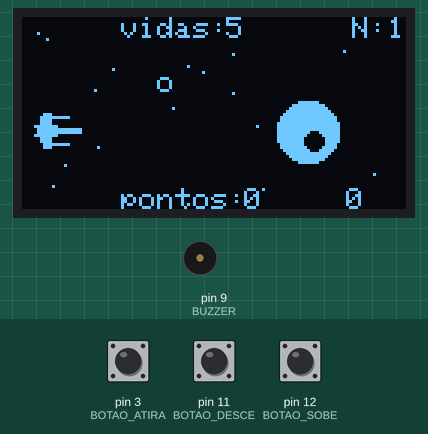
The sketch below on a simulated Arduino Uno, built with avr-gcc and run on an emulated ATmega328P. Parts: 128×64 one-colour display, buzzer (waves = sounding). The inputs (shaded band) are chosen by the test bench; at power-on: pin 3 (BOTAO_ATIRA) HIGH, pin 11 (BOTAO_DESCE) HIGH, pin 12 (BOTAO_SOBE) HIGH. The display library's start-up logo is not drawn; random numbers use the default seed unless the sketch sets one.

Above: at 6.6 s.
6.7 s: pin 3 (BOTAO_ATIRA) pulled LOW for 0.15 s
At 7.22 s:
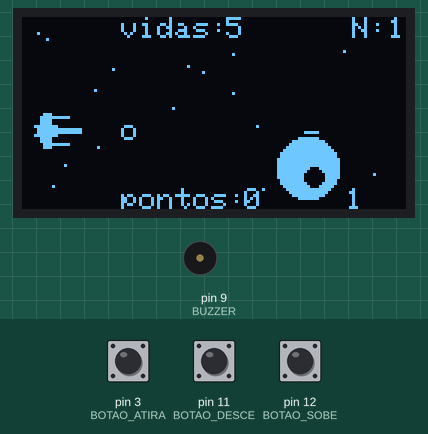
7.4 s: pin 11 (BOTAO_DESCE) pulled LOW for 0.15 s
At 7.84 s:
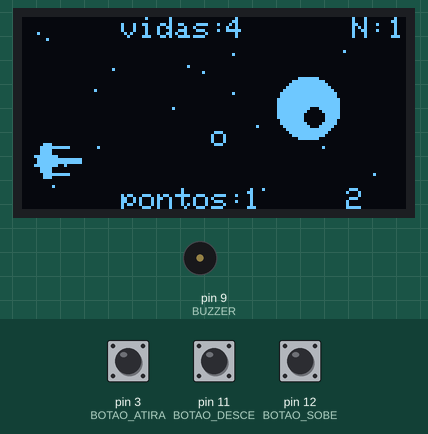
8.1 s: pin 12 (BOTAO_SOBE) pulled LOW for 0.15 s
At 8.45 s:
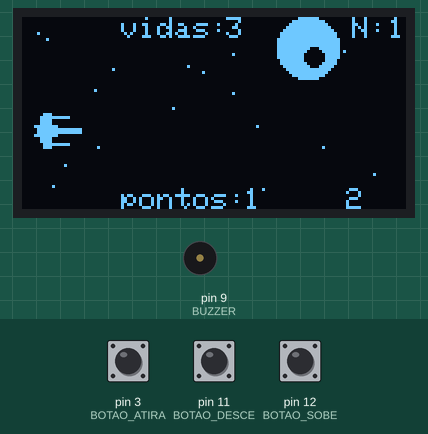
8.8 s: pin 3 (BOTAO_ATIRA) pulled LOW for 3.2 s
At 11.24 s:
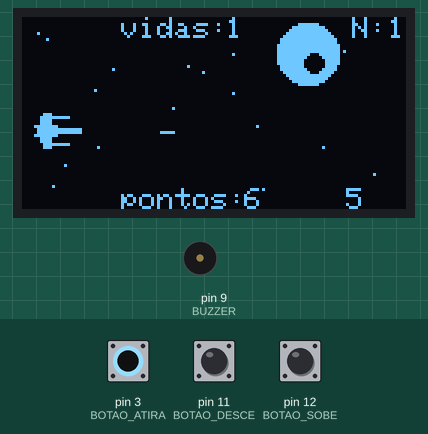
12.6 s: pin 3 (BOTAO_ATIRA) pulled LOW for 3.2 s
At 14.79 s:
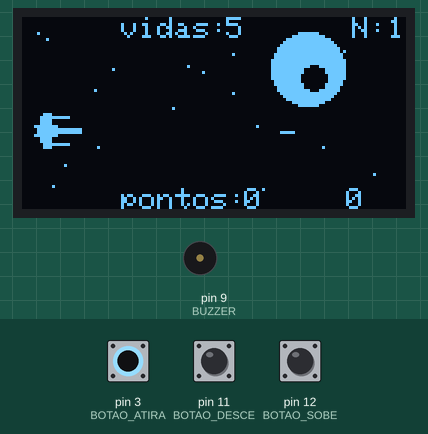
16.4 s: pin 11 (BOTAO_DESCE) pulled LOW for 1 s
At 18.52 s:
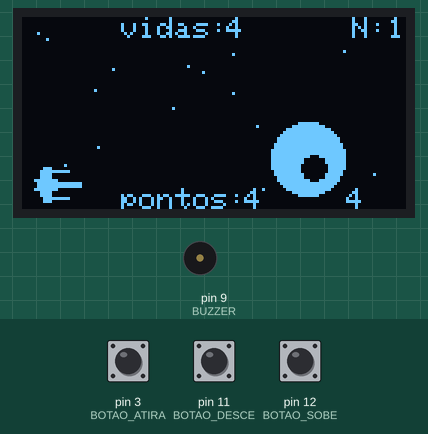
Timing chart, 0 to 19.0 s (numbered marks = the images above; inputs shaded):
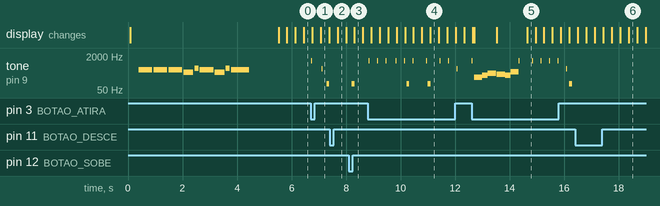

The sketch:

StarsWars.ino
```cpp
#include <Adafruit_GFX.h>
#include <Adafruit_GrayOLED.h>
#include <Adafruit_SPITFT.h>
#include <Adafruit_SPITFT_Macros.h>
#include <gfxfont.h>

#include <SPI.h>
#include <Wire.h>
#include <Adafruit_I2CDevice.h>

#include <Adafruit_SSD1306.h>

#include <Fonts/FreeSans9pt7b.h>

// Definição do display
#define SCREEN_WIDTH 128
#define SCREEN_HEIGHT 64
#define OLED_RESET 4
Adafruit_SSD1306 display(SCREEN_WIDTH, SCREEN_HEIGHT, &Wire, OLED_RESET);

// Conexoes
#define BUZZER 9
#define BOTAO_ATIRA 3
#define BOTAO_DESCE 11
#define BOTAO_SOBE  12

// Notas musicais
const int c = 261;
const int d = 294;
const int e = 329;
const int f = 349;
const int g = 391;
const int gS = 415;
const int a = 440;
const int aS = 455;
const int b = 466;
const int cH = 523;
const int cSH = 554;
const int dH = 587;
const int dSH = 622;
const int eH = 659;
const int fH = 698;
const int fSH = 740;
const int gH = 784;
const int gSH = 830;
const int aH = 880;

// Imagem do xWing
const unsigned char PROGMEM xwing [] = {
  0x00, 0x00, 0x00, 0x00, 0x1C, 0x00, 0x3F, 0xF0, 0x3C, 0x00, 0x3C, 0x00, 0xFF, 0x00, 0x7F, 0xFF,
  0x7F, 0xFF, 0xFF, 0x00, 0x3C, 0x00, 0x3C, 0x00, 0x1F, 0xF0, 0x1C, 0x00, 0x00, 0x00, 0x00, 0x00
};

// Imagem do Stormtrooper na tela inicial
const unsigned char PROGMEM storm [] = {
  0x00, 0x00, 0x00, 0x00, 0x00, 0x00, 0x00, 0x00, 0x00, 0x00, 0x00, 0x00, 0x00, 0x00, 0x00, 0x00,
  0x00, 0x00, 0x00, 0x00, 0x7F, 0xFE, 0x00, 0x00, 0x00, 0x07, 0x80, 0x01, 0xE0, 0x00, 0x00, 0x0C,
  0x00, 0x00, 0x20, 0x00, 0x00, 0x18, 0x00, 0x00, 0x18, 0x00, 0x00, 0x30, 0x00, 0x00, 0x04, 0x00,
  0x00, 0x20, 0x00, 0x00, 0x04, 0x00, 0x00, 0x20, 0x00, 0x00, 0x04, 0x00, 0x00, 0x60, 0x00, 0x00,
  0x02, 0x00, 0x00, 0x40, 0x00, 0x00, 0x02, 0x00, 0x00, 0x40, 0x00, 0x00, 0x01, 0x00, 0x00, 0x40,
  0x00, 0x00, 0x01, 0x00, 0x00, 0x40, 0x00, 0x00, 0x01, 0x00, 0x00, 0x7F, 0xE0, 0x00, 0x01, 0x00,
  0x00, 0x7F, 0xFF, 0xFF, 0xFF, 0x00, 0x00, 0x7F, 0xFF, 0xFF, 0xFF, 0x00, 0x00, 0xD7, 0xFF, 0xFF,
  0xE1, 0x00, 0x01, 0xBF, 0xFC, 0x1F, 0xFA, 0x80, 0x01, 0xBF, 0xF1, 0xCF, 0xFA, 0x80, 0x01, 0x3F,
  0xC2, 0x37, 0xF7, 0x80, 0x01, 0xEF, 0x9C, 0x01, 0xE7, 0xC0, 0x01, 0xE0, 0x70, 0x06, 0x06, 0x80,
  0x01, 0xE0, 0xC0, 0x03, 0x06, 0x80, 0x01, 0xFF, 0x80, 0x01, 0xFF, 0x80, 0x01, 0xF8, 0x00, 0x00,
  0x1D, 0xC0, 0x03, 0x70, 0x00, 0x80, 0x0C, 0x60, 0x05, 0xB0, 0x07, 0xF0, 0x08, 0x90, 0x09, 0x10,
  0x1F, 0xF8, 0x09, 0xD0, 0x0B, 0x90, 0x1F, 0x7C, 0x03, 0xF0, 0x0F, 0xC0, 0xFC, 0x0F, 0x07, 0x90,
  0x0D, 0x43, 0xC0, 0x03, 0x07, 0x90, 0x05, 0x64, 0x00, 0x00, 0xCF, 0x10, 0x07, 0xFC, 0x00, 0x00,
  0x26, 0x10, 0x01, 0x80, 0x00, 0x00, 0x10, 0x20, 0x01, 0x00, 0x00, 0x00, 0x0E, 0x40, 0x01, 0x80,
  0x07, 0xF0, 0x01, 0x80, 0x00, 0x80, 0x07, 0xC8, 0x00, 0x80, 0x00, 0x80, 0x0B, 0xE8, 0x00, 0x80,
  0x00, 0x87, 0x97, 0xE9, 0xE0, 0x80, 0x00, 0x87, 0xDF, 0xEF, 0xA0, 0x80, 0x00, 0x4B, 0xFF, 0xFF,
  0xA0, 0x80, 0x00, 0x6B, 0xDF, 0xFB, 0xA3, 0x00, 0x00, 0x24, 0x97, 0xE8, 0x24, 0x00, 0x00, 0x1E,
  0x1F, 0xC0, 0x2C, 0x00, 0x00, 0x07, 0xF8, 0x1F, 0xF0, 0x00, 0x00, 0x00, 0x0F, 0xF8, 0x00, 0x00
};

// Variaveis de controle do jogo
int pontos = 0;
int vidas = 5;
int nivel = 1;
unsigned long inicio = 0;   // início do jogo atual
unsigned long tempo = 0;    // instante atual
unsigned long tininiv = 0;  // quando o nível atual começou

// tiros do xWing
// obs: no display o eixo x é vertical e o eixo y é horizontal
int xw_tirox = 0;          // posição vertical do tiro do xwing
int xw_tiroy = 0;          // posição horizontal do tiro do xwing
bool xw_atirando = false;  // true se tiro do xwing no display

// tiros da estrela da morte
bool ds_armartiro = true;       // estrela da morte deve programar atirar
unsigned long ds_horatiro = 0;  // quando vai atirar
int ds_veltiros = 3;            // velocidade do tiro da estrela da morte
int ds_tiros = 0;               // numero de tiros no display
int ds_tirox[4] = { 95, 95, 95, 95 };
int ds_tiroy[4] = { 0, 0, 0, 0 };

// posição (vertical) do xwing
int xw_x = 30;

// posição da estrela da morte
int ds_dir = 0;                 // direção da movimentação
int ds_y = 95;                  // posição horizontal da estrela da morte
int ds_x = 8;                   // posição vertical da estrela da morte
int ds_velx = 1;                // velocidade vertical da estrela da morte
int ds_diametro = 10;           // diametro da estrela da morte

// Iniciação
void setup()   {

  // Colocar pullup nos botões
  pinMode(BOTAO_SOBE, INPUT_PULLUP); //UP BUTTON
  pinMode(BOTAO_DESCE, INPUT_PULLUP); //DOWN BUTTON
  pinMode(BOTAO_ATIRA, INPUT_PULLUP); //TRIGGER BUTTON

  // Iniciar o display
  display.begin(SSD1306_SWITCHCAPVCC, 0x3C);
  display.display();

  // Tela inicial
  display.clearDisplay();
  display.setTextSize(0);
  display.drawBitmap(6, 0, storm, 48, 48, 1);
  display.setFont(&FreeSans9pt7b);
  display.setTextColor(WHITE);
  display.setCursor(65, 14);
  display.println("xWing");
  display.setFont();
  display.setCursor(65, 17);
  display.setTextSize(0);
  display.println("vs");
  display.setFont(&FreeSans9pt7b);
  display.setCursor(65, 39);
  display.println("Death");
  display.setFont();
  display.setCursor(65, 42);
  display.println("star ");
  display.display();

  // Marcha imperial
  delay(300);
  beep(a, 500);
  beep(a, 500);
  beep(a, 500);
  beep(f, 350);
  beep(cH, 150);
  beep(a, 500);
  beep(f, 350);
  beep(cH, 150);
  beep(a, 650);
  delay(1000);

  inicio = millis();
}

// Loop principal
void loop() {

  if (vidas > 0) {
    display.clearDisplay();
    desenha_estrelas();

    // trata mudança de nível
    tempo = millis();
    if ((tempo - tininiv) > 50000) {
      tininiv = tempo;
      nivel = nivel + 1;
      ds_veltiros = ds_veltiros + 1; // tiros mais rápidos
      if (nivel % 2 == 0) {
        ds_velx = ds_velx + 1;
        ds_diametro = ds_diametro - 1;
      }
      tone(BUZZER, 500, 300);
      delay(300);
      tone(BUZZER, 1000, 200);
      delay(200);
    }

    // trata tiros da estrela da morte
    if (ds_armartiro) {
      ds_horatiro = millis() + random(400, 1200);
      ds_armartiro = false;
    }
    if (ds_horatiro < tempo)
    {
      ds_armartiro = true;
      ds_atira();
    }
    desenha_dstiros();

    // trata botão sobe
    if (digitalRead(BOTAO_SOBE) == 0 && xw_x >= 2) {
      xw_x = xw_x - 2;
    }

    // trata botão desce
    if (digitalRead(BOTAO_DESCE) == 0 && xw_x <= 46) {
      xw_x = xw_x + 2;
    }

    // trata botão atira
    if (digitalRead(BOTAO_ATIRA) == 0 && !xw_atirando) {
      xw_atirando = true;
      xw_tiroy = 6;
      xw_tirox = xw_x + 8;
      tone(9, 1200, 20);
    }
    if (xw_atirando == 1) {
      // Move e desenha o tiro
      xw_tiroy = xw_tiroy + 8 ;
      display.drawLine(xw_tiroy, xw_tirox, xw_tiroy + 4, xw_tirox, 1);
    }
    if (xw_tiroy > 128) {
      xw_atirando = false;  // tiro saiu da tela
    }

    // desenha o xwing
    display.drawBitmap(4, xw_x, xwing, 16, 16, 1);

    // desenha a estrela da morte
    display.fillCircle(ds_y, ds_x, ds_diametro, 1);
    display.fillCircle(ds_y + 2, ds_x + 3, ds_diametro / 3, 0);

    // informações
    display.setTextSize(1);
    display.setTextColor(WHITE);
    display.setCursor(33, 57);
    display.println("pontos:");
    display.setCursor(74, 57);
    display.println(pontos);
    display.setCursor(33, 0);
    display.println("vidas:");
    display.setCursor(68, 0);
    display.println(vidas);
    display.setCursor(110, 0);
    display.println("N:");
    display.setCursor(122, 0);
    display.println(nivel);
    display.setCursor(108, 57);
    display.println((tempo-inicio) / 1000);
    display.display();

    // move a estrela da morte
    if (ds_dir == 0) {
      ds_x = ds_x + ds_velx;
    } else {
      ds_x = ds_x - ds_velx;
    }
    if (ds_x >= (64 - ds_diametro)) {
      ds_dir = 1;
    }
    if (ds_x <= ds_diametro) {
      ds_dir = 0;
    }

    // verifica se tiro acertou a estrela da morte
    if ((xw_tirox >= (ds_x - ds_diametro)) && (xw_tirox <= (ds_x + ds_diametro))) {
      if ((xw_tiroy > (ds_y - ds_diametro)) && (xw_tiroy < (ds_y + ds_diametro)))
      {
        xw_tiroy = -20;
        tone(9, 500, 20);
        pontos = pontos + 1;
        xw_atirando = false;
      }
    }

    // verifica se algum tiro da estrela da morte acertou o xwing
    int pos = xw_x + 8;
    for (int i = 0; i < 4; i++) {
      if ((ds_tiroy[i] >= (pos - 8)) && (ds_tiroy[i] <= (pos + 8))) {
        if ((ds_tirox[i] < 12) && (ds_tirox[i] > 4)) {
          ds_tirox[i] = -50;
          ds_tiroy[i] = -50;
          tone(9, 100, 100);
          vidas = vidas - 1;
          if (i == 3) {
            ds_tiros = 0;
          }
          if (vidas == 0) {
            break;
          }
        }
      }
    }

    if (ds_tirox[3] < 1) {
      ds_tiros = 0;
      ds_tirox[3] = 200;
    }

    if (vidas == 0) {
      game_over();
    }
  } else {

    // aguarda apertar ATIRA para começar outro jogo
    if (digitalRead(BOTAO_ATIRA) == 0)
    {
      tone(BUZZER, 280, 300);
      delay(300);
      tone(BUZZER, 250, 200);
      delay(200);
      tone(BUZZER, 370, 300);
      delay(300);
      reinicia();
      inicio = millis();
    }
  }
}

// Reinicia o jogo
void reinicia() {
  xw_tiroy = 0;
  xw_tirox = 0;
  xw_atirando = false;
  ds_x = 8;
  ds_dir = 0;
  pontos = 0;

  ds_veltiros = 3;
  ds_velx = 1;
  ds_diametro = 12;

  ds_armartiro = true;
  ds_horatiro = 0;
  ds_tiros = 0;
  for (int i = 0; i < 4; i++) {
    ds_tirox[i] = 95;
    ds_tiroy[i] = 0;
  }

  vidas = 5;
  nivel = 1;
  tempo = 0;
  tininiv = 0;
}

// Toca uma nota
void beep(int note, int duration) {
  tone(BUZZER, note, duration);
  delay(duration);
  noTone(BUZZER);
  delay(50);
}

// Desenha as estrelas ao fundo
void desenha_estrelas() {
  display.drawPixel(50, 30, 1);
  display.drawPixel(30, 17, 1);
  display.drawPixel(60, 18, 1);
  display.drawPixel(55, 16, 1);
  display.drawPixel(25, 43, 1);
  display.drawPixel(100, 43, 1);
  display.drawPixel(117, 52, 1);
  display.drawPixel(14, 49, 1);
  display.drawPixel(24, 24, 1);
  display.drawPixel(78, 36, 1);
  display.drawPixel(80, 57, 1);
  display.drawPixel(107, 11, 1);
  display.drawPixel(150, 11, 1);
  display.drawPixel(5, 5, 1);
  display.drawPixel(8, 7, 1);
  display.drawPixel(70, 12, 1);
  display.drawPixel(10, 56, 1);
  display.drawPixel(70, 25, 1);
}

// Estrela da morte atira
void ds_atira() {
  if (ds_tiros < 4) {
    ds_tirox[ds_tiros] = 95;
    ds_tiroy[ds_tiros] = ds_x;
    ds_tiros = ds_tiros + 1;
  }
}

// Desenha tiros da Estrela da morte
void desenha_dstiros() {
  for (int i = 0; i < ds_tiros; i++) {
    if (ds_tirox[i] >= 0) {
      display.drawCircle(ds_tirox[i], ds_tiroy[i], 2, 1);
      ds_tirox[i] = ds_tirox[i] - ds_veltiros;
    }
  }
}

// Desenha a tela de fim do jogo
void game_over() {
  tone(BUZZER, 200, 300);
  delay(300);
  tone(BUZZER, 250, 200);
  delay(200);
  tone(BUZZER, 300, 300);
  delay(300);

  display.clearDisplay();
  display.setFont();
  display.setTextSize(2);
  display.setTextColor(WHITE);
  display.setCursor(7, 10);
  display.println("GAME OVER!");
  display.setTextSize(1);
  display.setCursor(7, 30);
  display.println("pontos:");
  display.setCursor(50, 30);
  display.println(pontos);
  display.setCursor(7, 40);
  display.println("nivel:");
  display.setCursor(44, 40);
  display.println(nivel);
  display.setCursor(7, 50);
  display.println("tempo(s):");
  display.setCursor(66, 50);
  display.println((tempo - inicio) / 1000);
  display.display();
}
```

Measured:
- by itself, tone on pin 9 (BUZZER): plays 1200 Hz for 0.02 s, 200 Hz for 0.30 s, 250 Hz for 0.20 s, 300 Hz for 0.30 s, 280 Hz for 0.30 s, 250 Hz for 0.20 s … (14 notes in this stretch)
